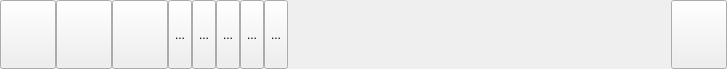
<?xml version="1.0" encoding="UTF-8"?>
<ui version="4.0">
 <class>PtzBottomBar</class>
 <widget class="QWidget" name="PtzBottomBar">
  <property name="geometry">
   <rect>
    <x>0</x>
    <y>0</y>
    <width>727</width>
    <height>69</height>
   </rect>
  </property>
  <property name="windowTitle">
   <string>Form</string>
  </property>
  <layout class="QHBoxLayout" name="horizontalLayout">
   <property name="spacing">
    <number>0</number>
   </property>
   <property name="leftMargin">
    <number>0</number>
   </property>
   <property name="topMargin">
    <number>0</number>
   </property>
   <property name="rightMargin">
    <number>0</number>
   </property>
   <property name="bottomMargin">
    <number>0</number>
   </property>
   <item>
    <widget class="MyIconToolButton" name="toolButton_3d">
     <property name="sizePolicy">
      <sizepolicy hsizetype="Fixed" vsizetype="Expanding">
       <horstretch>0</horstretch>
       <verstretch>0</verstretch>
      </sizepolicy>
     </property>
     <property name="text">
      <string/>
     </property>
     <property name="icon">
      <iconset resource="../resource/resource.qrc">
       <normaloff>:/ptz/ptz/3D_blue.png</normaloff>:/ptz/ptz/3D_blue.png</iconset>
     </property>
     <property name="iconSize">
      <size>
       <width>48</width>
       <height>48</height>
      </size>
     </property>
     <property name="checked">
      <bool>false</bool>
     </property>
    </widget>
   </item>
   <item>
    <widget class="MyIconToolButton" name="toolButton_manualTrack">
     <property name="sizePolicy">
      <sizepolicy hsizetype="Fixed" vsizetype="Expanding">
       <horstretch>0</horstretch>
       <verstretch>0</verstretch>
      </sizepolicy>
     </property>
     <property name="text">
      <string/>
     </property>
     <property name="icon">
      <iconset resource="../resource/resource.qrc">
       <normaloff>:/ptz/ptz/manual_track_blue.png</normaloff>:/ptz/ptz/manual_track_blue.png</iconset>
     </property>
     <property name="iconSize">
      <size>
       <width>48</width>
       <height>48</height>
      </size>
     </property>
     <property name="checked">
      <bool>false</bool>
     </property>
    </widget>
   </item>
   <item>
    <widget class="MyIconToolButton" name="toolButton_ptz">
     <property name="sizePolicy">
      <sizepolicy hsizetype="Fixed" vsizetype="Expanding">
       <horstretch>0</horstretch>
       <verstretch>0</verstretch>
      </sizepolicy>
     </property>
     <property name="text">
      <string/>
     </property>
     <property name="icon">
      <iconset resource="../resource/resource.qrc">
       <normaloff>:/ptz/ptz/ptz_blue.png</normaloff>:/ptz/ptz/ptz_blue.png</iconset>
     </property>
     <property name="iconSize">
      <size>
       <width>48</width>
       <height>48</height>
      </size>
     </property>
     <property name="checked">
      <bool>false</bool>
     </property>
    </widget>
   </item>
   <item>
    <widget class="MyIconToolButton" name="toolButtonOneTouchPatrol">
     <property name="sizePolicy">
      <sizepolicy hsizetype="Fixed" vsizetype="Expanding">
       <horstretch>0</horstretch>
       <verstretch>0</verstretch>
      </sizepolicy>
     </property>
     <property name="text">
      <string>...</string>
     </property>
     <property name="icon">
      <iconset resource="../resource/resource.qrc">
       <normaloff>:/ptz/ptz/1key_white.png</normaloff>:/ptz/ptz/1key_white.png</iconset>
     </property>
     <property name="iconSize">
      <size>
       <width>48</width>
       <height>48</height>
      </size>
     </property>
    </widget>
   </item>
   <item>
    <widget class="MyIconToolButton" name="toolButtonDehumidifying">
     <property name="sizePolicy">
      <sizepolicy hsizetype="Fixed" vsizetype="Expanding">
       <horstretch>0</horstretch>
       <verstretch>0</verstretch>
      </sizepolicy>
     </property>
     <property name="text">
      <string>...</string>
     </property>
     <property name="icon">
      <iconset resource="../resource/resource.qrc">
       <normaloff>:/ptz/ptz/defog_white.png</normaloff>:/ptz/ptz/defog_white.png</iconset>
     </property>
     <property name="iconSize">
      <size>
       <width>48</width>
       <height>48</height>
      </size>
     </property>
    </widget>
   </item>
   <item>
    <widget class="MyIconToolButton" name="toolButtonAutoHome">
     <property name="sizePolicy">
      <sizepolicy hsizetype="Fixed" vsizetype="Expanding">
       <horstretch>0</horstretch>
       <verstretch>0</verstretch>
      </sizepolicy>
     </property>
     <property name="text">
      <string>...</string>
     </property>
     <property name="icon">
      <iconset resource="../resource/resource.qrc">
       <normaloff>:/ptz/ptz/position_white.png</normaloff>:/ptz/ptz/position_white.png</iconset>
     </property>
     <property name="iconSize">
      <size>
       <width>48</width>
       <height>48</height>
      </size>
     </property>
    </widget>
   </item>
   <item>
    <widget class="MyIconToolButton" name="toolButtonAutoIris">
     <property name="sizePolicy">
      <sizepolicy hsizetype="Fixed" vsizetype="Expanding">
       <horstretch>0</horstretch>
       <verstretch>0</verstretch>
      </sizepolicy>
     </property>
     <property name="text">
      <string>...</string>
     </property>
     <property name="icon">
      <iconset resource="../resource/resource.qrc">
       <normaloff>:/ptz/ptz/irisminusb_white.png</normaloff>:/ptz/ptz/irisminusb_white.png</iconset>
     </property>
     <property name="iconSize">
      <size>
       <width>48</width>
       <height>48</height>
      </size>
     </property>
    </widget>
   </item>
   <item>
    <widget class="MyIconToolButton" name="toolButtonWiper">
     <property name="sizePolicy">
      <sizepolicy hsizetype="Fixed" vsizetype="Expanding">
       <horstretch>0</horstretch>
       <verstretch>0</verstretch>
      </sizepolicy>
     </property>
     <property name="toolTip">
      <string>gsjt</string>
     </property>
     <property name="text">
      <string>...</string>
     </property>
     <property name="icon">
      <iconset resource="../resource/resource.qrc">
       <normaloff>:/ptz/ptz/wiper_white.png</normaloff>:/ptz/ptz/wiper_white.png</iconset>
     </property>
     <property name="iconSize">
      <size>
       <width>48</width>
       <height>48</height>
      </size>
     </property>
    </widget>
   </item>
   <item>
    <spacer name="horizontalSpacer">
     <property name="orientation">
      <enum>Qt::Horizontal</enum>
     </property>
     <property name="sizeHint" stdset="0">
      <size>
       <width>500</width>
       <height>20</height>
      </size>
     </property>
    </spacer>
   </item>
   <item>
    <widget class="MyToolButton" name="toolButton_closePtz3D">
     <property name="sizePolicy">
      <sizepolicy hsizetype="Fixed" vsizetype="Expanding">
       <horstretch>0</horstretch>
       <verstretch>0</verstretch>
      </sizepolicy>
     </property>
     <property name="text">
      <string/>
     </property>
     <property name="icon">
      <iconset resource="../resource/resource.qrc">
       <normaloff>:/fisheye2/fisheye2/Exit_white.png</normaloff>:/fisheye2/fisheye2/Exit_white.png</iconset>
     </property>
     <property name="iconSize">
      <size>
       <width>48</width>
       <height>48</height>
      </size>
     </property>
    </widget>
   </item>
  </layout>
 </widget>
 <customwidgets>
  <customwidget>
   <class>MyIconToolButton</class>
   <extends>QToolButton</extends>
   <header>myicontoolbutton.h</header>
  </customwidget>
  <customwidget>
   <class>MyToolButton</class>
   <extends>QToolButton</extends>
   <header>mytoolbutton.h</header>
  </customwidget>
 </customwidgets>
 <resources>
  <include location="../resource/resource.qrc"/>
 </resources>
 <connections/>
</ui>
